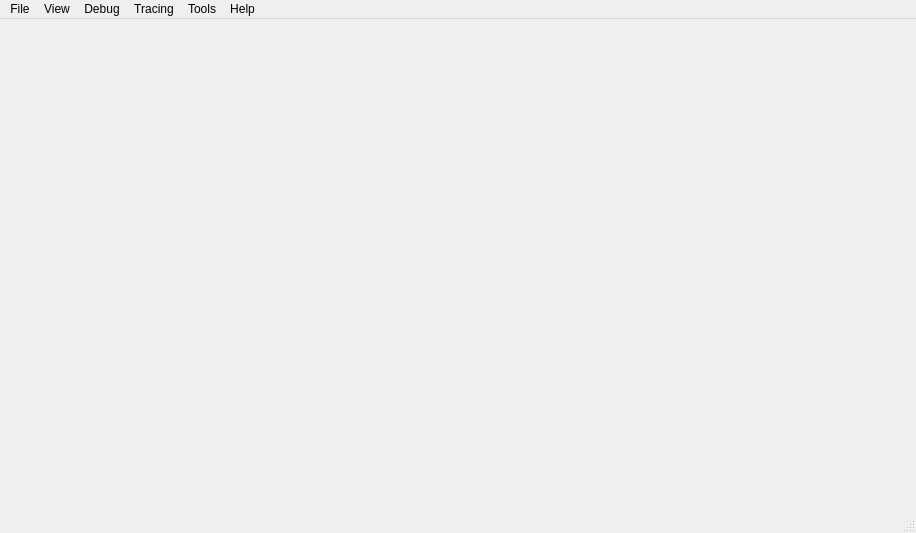
<?xml version="1.0" encoding="UTF-8"?>
<ui version="4.0">
 <class>GuiMainWindow</class>
 <widget class="QMainWindow" name="GuiMainWindow">
  <property name="geometry">
   <rect>
    <x>0</x>
    <y>0</y>
    <width>916</width>
    <height>533</height>
   </rect>
  </property>
  <property name="windowTitle">
   <string notr="true"/>
  </property>
  <widget class="QWidget" name="centralwidget">
   <layout class="QVBoxLayout" name="verticalLayout">
    <property name="leftMargin">
     <number>0</number>
    </property>
    <property name="topMargin">
     <number>0</number>
    </property>
    <property name="rightMargin">
     <number>0</number>
    </property>
    <property name="bottomMargin">
     <number>0</number>
    </property>
    <item>
     <widget class="XDebuggerWidget" name="widgetDebugger" native="true"/>
    </item>
   </layout>
  </widget>
  <widget class="QMenuBar" name="menubar">
   <property name="geometry">
    <rect>
     <x>0</x>
     <y>0</y>
     <width>916</width>
     <height>21</height>
    </rect>
   </property>
   <widget class="QMenu" name="menuFile">
    <property name="title">
     <string>File</string>
    </property>
    <addaction name="actionOpen"/>
    <addaction name="actionAttach"/>
    <addaction name="actionDetach"/>
    <addaction name="actionExit"/>
   </widget>
   <widget class="QMenu" name="menuTools">
    <property name="title">
     <string>Tools</string>
    </property>
    <addaction name="actionOptions"/>
    <addaction name="actionShortcuts"/>
   </widget>
   <widget class="QMenu" name="menuHelp">
    <property name="title">
     <string>Help</string>
    </property>
    <addaction name="actionAbout"/>
   </widget>
   <widget class="QMenu" name="menuView">
    <property name="title">
     <string>View</string>
    </property>
   </widget>
   <widget class="QMenu" name="menuDebug">
    <property name="title">
     <string>Debug</string>
    </property>
   </widget>
   <widget class="QMenu" name="menuTracing">
    <property name="title">
     <string>Tracing</string>
    </property>
   </widget>
   <addaction name="menuFile"/>
   <addaction name="menuView"/>
   <addaction name="menuDebug"/>
   <addaction name="menuTracing"/>
   <addaction name="menuTools"/>
   <addaction name="menuHelp"/>
  </widget>
  <widget class="QStatusBar" name="statusbar"/>
  <action name="actionExit">
   <property name="text">
    <string>Exit</string>
   </property>
  </action>
  <action name="actionOpen">
   <property name="text">
    <string>Open</string>
   </property>
  </action>
  <action name="actionOptions">
   <property name="text">
    <string>Options</string>
   </property>
  </action>
  <action name="actionShortcuts">
   <property name="text">
    <string>Shortcuts</string>
   </property>
  </action>
  <action name="actionAbout">
   <property name="text">
    <string>About</string>
   </property>
  </action>
  <action name="actionAttach">
   <property name="text">
    <string>Attach</string>
   </property>
  </action>
  <action name="actionDetach">
   <property name="text">
    <string>Detach</string>
   </property>
  </action>
 </widget>
 <customwidgets>
  <customwidget>
   <class>XDebuggerWidget</class>
   <extends>QWidget</extends>
   <header>xdebuggerwidget.h</header>
   <container>1</container>
  </customwidget>
 </customwidgets>
 <resources/>
 <connections/>
</ui>
